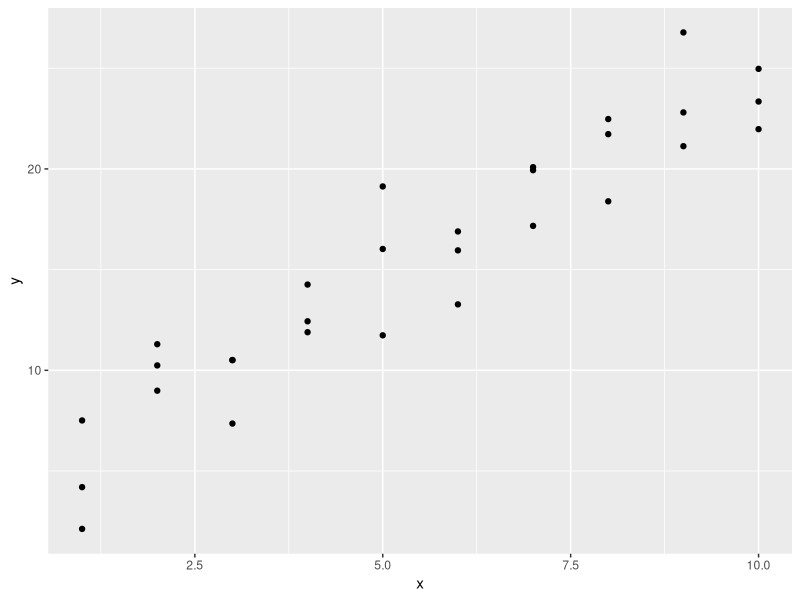
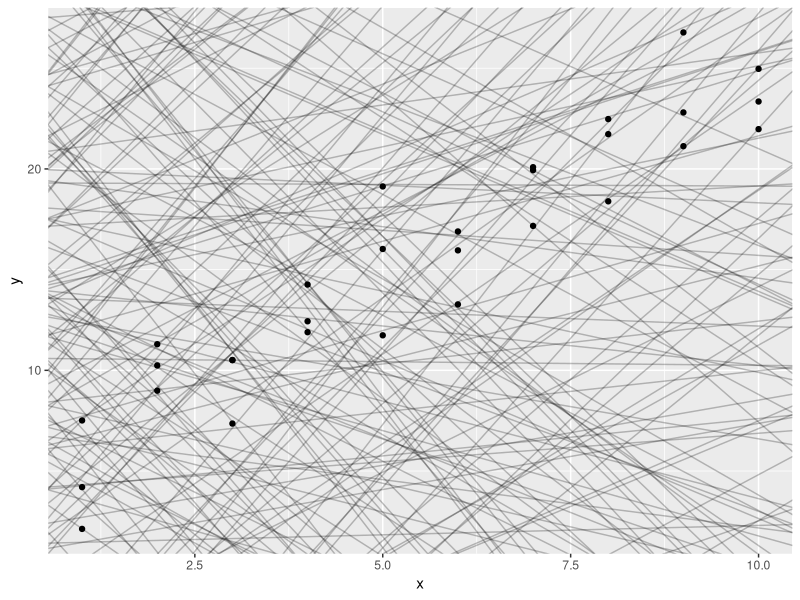
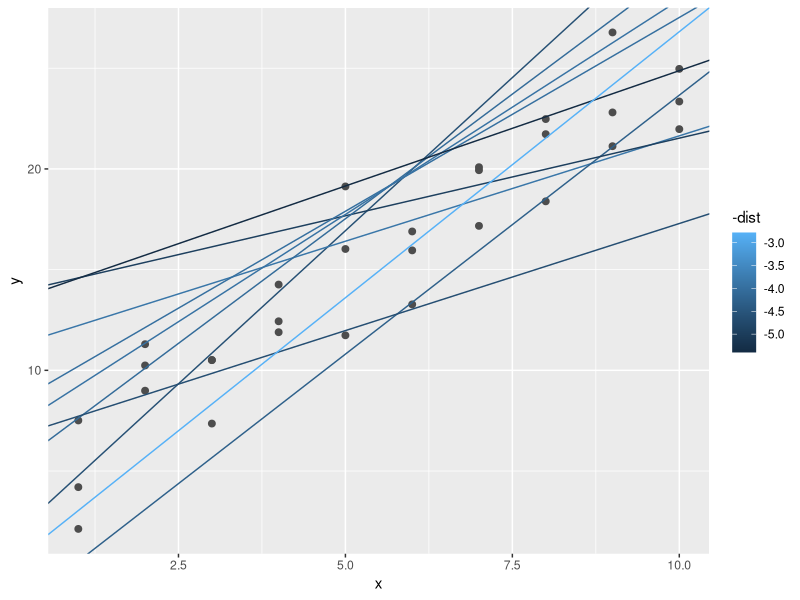
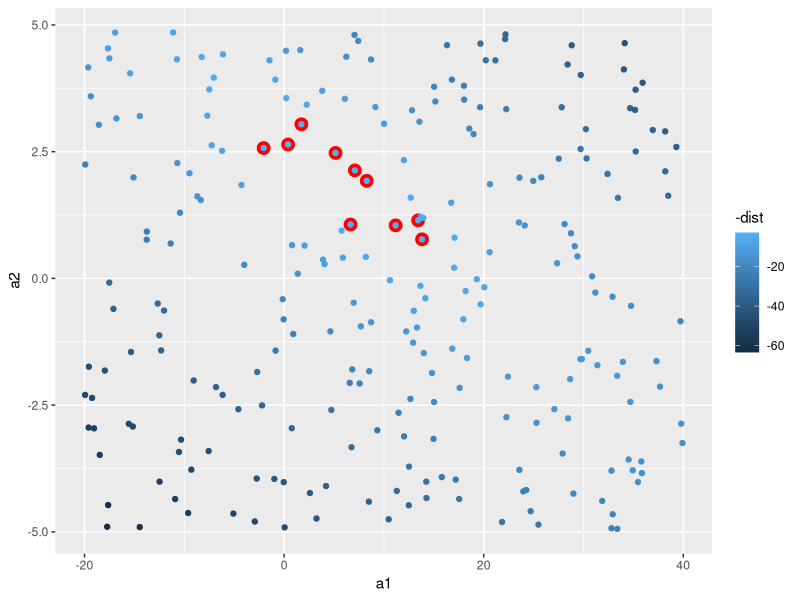
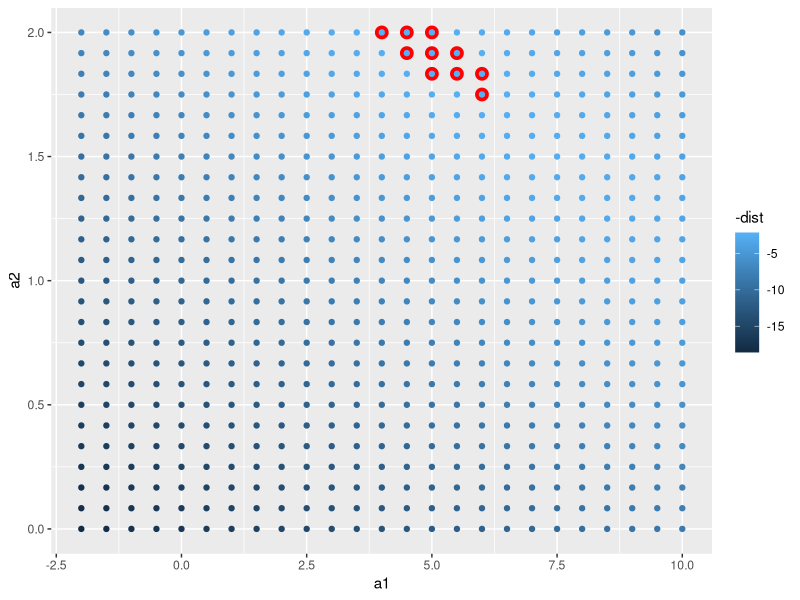
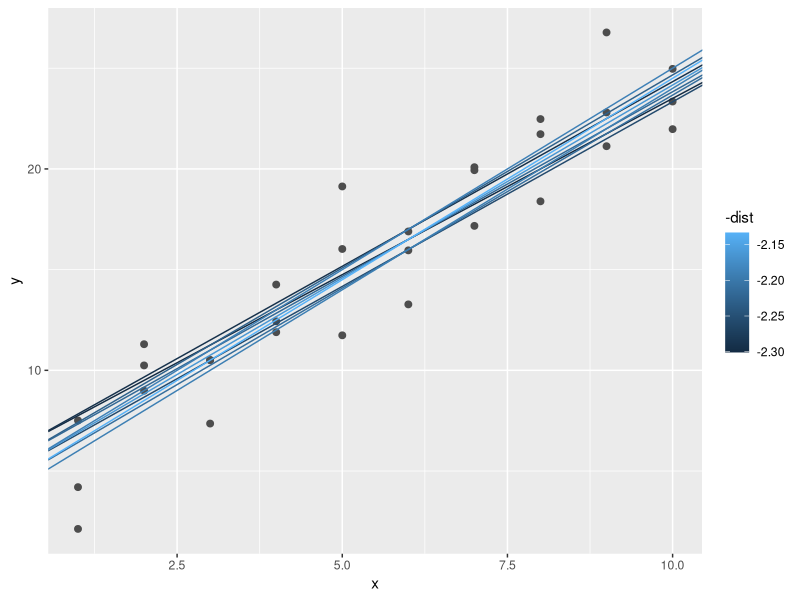
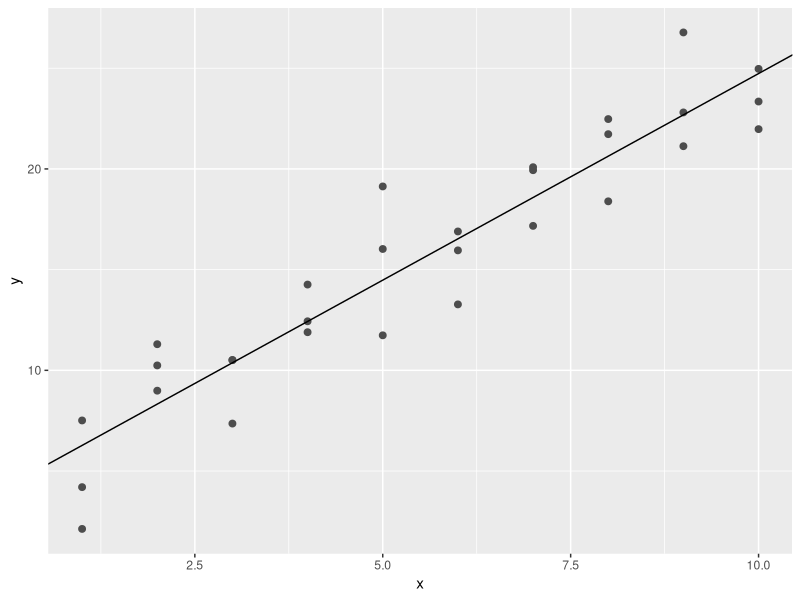
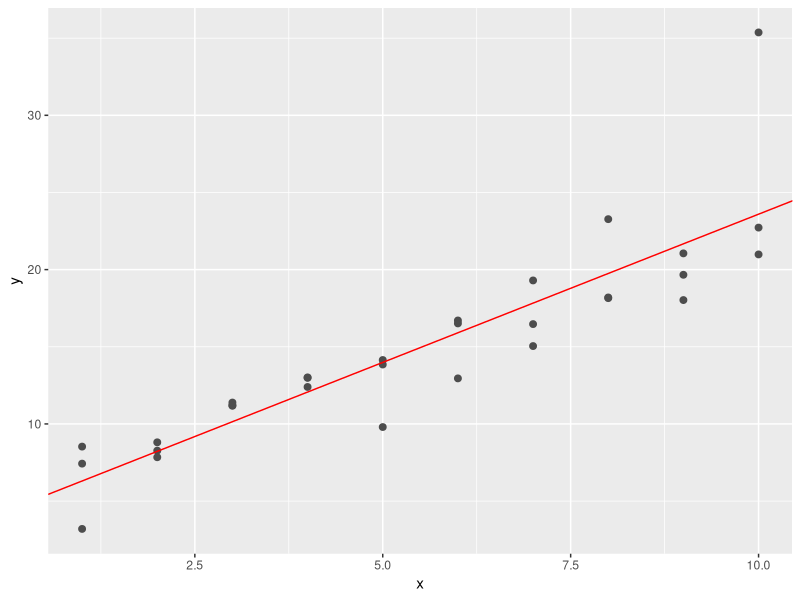

These charts were generated, in order, by the following R code:
## ---- chunk 1
library(tidyverse)

library(modelr)
options(na.action = na.warn)
## ---- chunk 2
ggplot(sim1, aes(x, y)) +
  geom_point()
## ---- chunk 3
cor(sim1$x, sim1$y)
## ---- chunk 4
models <- tibble(
  a1 = runif(250, -20, 40),
  a2 = runif(250, -5, 5)
)

ggplot(sim1, aes(x, y)) + 
  geom_abline(
    aes(intercept = a1, slope = a2), 
    data = models, alpha = 1/4
  ) +
  geom_point()
## ---- chunk 5
model1 <- function(a, data) {
  a[1] + data$x * a[2]
}

model1(c(7, 1.5), sim1)
## ---- chunk 6
measure_distance <- function(mod, data) {
  diff <- data$y - model1(mod, data)
  sqrt(mean(diff ^ 2))
}
measure_distance(c(7, 1.5), sim1)
## ---- chunk 7
sim1_dist <- function(a1, a2) {
  measure_distance(c(a1, a2), sim1)
}

models <- models %>% 
  mutate(dist = purrr::map2_dbl(a1, a2, sim1_dist))
models
## ---- chunk 8
ggplot(sim1, aes(x, y)) + 
  geom_point(size = 2, color = "grey30") + 
  geom_abline(
    aes(intercept = a1, slope = a2, color = -dist), 
    data = filter(models, rank(dist) <= 10)
  )
## ---- chunk 9
ggplot(models, aes(a1, a2)) +
  geom_point(data = filter(models, rank(dist) <= 10), size = 4, colour = "red") +
  geom_point(aes(colour = -dist))
## ---- chunk 10
grid <- expand.grid(
  a1 = seq(-2, 10, length = 25),
  a2 = seq(0, 2, length = 25)
  ) %>% 
  mutate(dist = purrr::map2_dbl(a1, a2, sim1_dist))

grid %>% 
  ggplot(aes(a1, a2)) +
  geom_point(data = filter(grid, rank(dist) <= 10), size = 4, colour = "red") +
  geom_point(aes(colour = -dist)) 
## ---- chunk 11
ggplot(sim1, aes(x, y)) + 
  geom_point(size = 2, colour = "grey30") + 
  geom_abline(
    aes(intercept = a1, slope = a2, colour = -dist), 
    data = filter(grid, rank(dist) <= 10)
  )
## ---- chunk 12
sim_mod <- lm(y ~ x, sim1)
coef(sim_mod)
## ---- chunk 13
ggplot(sim1, aes(x, y)) + 
  geom_point(size = 2, colour = "grey30") + 
  geom_abline(intercept = coef(sim_mod)[1], slope = coef(sim_mod)[2])
## ---- chunk 14
sim1a <- tibble(
  x = rep(1:10, each = 3),
  y = x * 1.5 + 6 + rt(length(x), df = 2)
)
## ---- chunk 15
sim1a_mod <- lm(y ~ x, sim1a)

ggplot(sim1a, aes(x, y)) + 
  geom_point(size = 2, color = "grey30") + 
  geom_abline(intercept = coef(sim1a_mod)[1], slope = coef(sim1a_mod)[2], color = "red")
## ---- chunk 16
simt <- function(i) {
  tibble(
    x = rep(1:10, each = 3),
    y = x * 1.5 + 6 + rt(length(x), df = 2),
    id = i
  )
}

sims <- map_df(1:15, simt)

ggplot(sims, aes(x, y)) +
  geom_point() +
  geom_smooth(method = "lm", color = "red") +
  facet_wrap(~id, ncol = 5)
## ---- chunk 17
sim_norm <- function(i) {
  tibble(
    x = rep(1:10, each = 3),
    y = x * 1.5 + 6 + rnorm(length(x)),
    .id = i
  )
}

simdf_norm <- map_df(1:12, sim_norm)

ggplot(simdf_norm, aes(x = x, y = y)) +
  geom_point() +
  geom_smooth(method = "lm", colour = "red") +
  facet_wrap(~.id, ncol = 4)
## ---- chunk 18
tibble(
  x = seq(-5, 5, length.out = 100),
  normal = dnorm(x),
  student_t = dt(x, df = 2)
) %>%
  gather(distribution, density, -x) %>%
  ggplot(aes(x = x, y = density, color = distribution)) +
  geom_line()
## ---- chunk 19
pnorm(2, lower.tail = FALSE)
## ---- chunk 20
pt(2, df = 2, lower.tail = FALSE)
## ---- chunk 21
measure_distance <- function(mod, data) {
  diff <- data$y - model1(mod, data)
  mean(abs(diff))
}
## ---- chunk 22
make_prediction <- function(mod, data) {
  mod[1] + mod[2] * data$x
}
## ---- chunk 23
best <- optim(c(0, 0), measure_distance, data = sim1a)
best$par
## ---- chunk 24
measure_distance_ls <- function(mod, data) {
  diff <- data$y - (mod[1] + mod[2] * data$x)
  sqrt(mean(diff^2))
}

best <- optim(c(0, 0), measure_distance_ls, data = sim1a)
best$par
## ---- chunk 25
model3 <- function(a, data) {
  a[1] + data$x * a[2] + a[3]
}
## ---- chunk 26
measure_distance_3 <- function(a, data) {
  diff <- data$y - model3(a, data)
  sqrt(mean(diff^2))
}
## ---- chunk 27
best3a <- optim(c(0, 0, 0), measure_distance_3, data = sim1)
best3a$par

best3b <- optim(c(0, 0, 1), measure_distance_3, data = sim1)
best3b$par

best3c <- optim(c(0, 0, 5), measure_distance_3, data = sim1)
best3c$par
